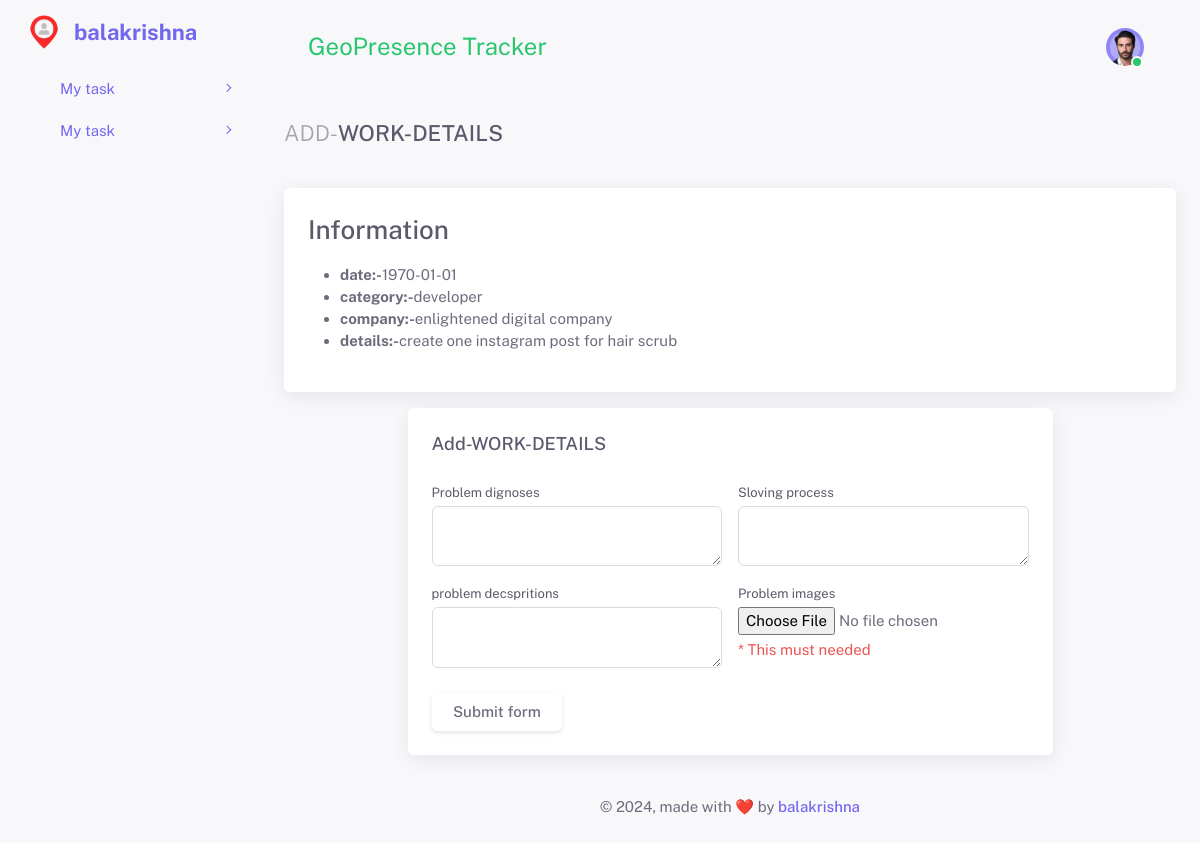
The page /add-details.php?id=enlightened digital company (signed in) on the database its author committed.
### tables this page shows
CREATE TABLE `taskdata` (
  `id` int(11) NOT NULL,
  `date` date NOT NULL,
  `time` time NOT NULL,
  `category` varchar(111) NOT NULL,
  `company` varchar(244) NOT NULL,
  `employee` varchar(244) NOT NULL,
  `details` varchar(299) NOT NULL,
  `flag` int(11) NOT NULL DEFAULT 0
);

### add-details.php (the view, shortened to what this page needs)
<!DOCTYPE html>
<html lang="en" class="light-style layout-navbar-fixed layout-menu-fixed layout-compact " dir="ltr" data-theme="theme-default" data-assets-path="assets/" data-template="vertical-menu-template">
<head>
    <link rel="stylesheet" href="assets/vendor/fonts/fontawesome.css" />
    <link rel="stylesheet" href="assets/vendor/fonts/tabler-icons.css" />
    <link rel="stylesheet" href="assets/vendor/fonts/flag-icons.css" />
    <link rel="stylesheet" href="assets/vendor/css/rtl/core.css" class="template-customizer-core-css" />
    <link rel="stylesheet" href="assets/css/demo.css" />
    <link rel="stylesheet" href="assets/vendor/libs/node-waves/node-waves.css" />
    <link rel="stylesheet" href="assets/vendor/libs/perfect-scrollbar/perfect-scrollbar.css" />
    <link rel="stylesheet" href="assets/vendor/libs/typeahead-js/typeahead.css" />
    <link rel="stylesheet" href="assets/vendor/libs/flatpickr/flatpickr.css" />
    <link rel="stylesheet" href="assets/vendor/libs/animate-css/animate.css" />
    <link rel="stylesheet" href="assets/vendor/libs/select2/select2.css" />
    <link rel="stylesheet" href="assets/vendor/libs/sweetalert2/sweetalert2.css" />
</head>
<body>
    <div class="layout-wrapper layout-content-navbar  ">
        <div class="layout-container">
            <?php include 'menu.php'; ?>
            <div class="layout-page">
                <?php include 'search-bar.php'; ?>
                <div class="content-wrapper">
                    <div class="container-xxl flex-grow-1 container-p-y">
                        <h4 class="py-3 mb-4"><span class="text-muted fw-light">ADD-</span>WORK-DETAILS</h4>
                        <?php
                        include 'config.php';
                        $name = $_GET['id'];
                        $sql = "SELECT * FROM `taskdata` WHERE `company` = '{$name}' ";
                        $result = mysqli_query($con, $sql);
                        $data = mysqli_fetch_assoc($result);
                        ?>
                        <div class="card mb-3 ">
                            <div class="card-body">
                                <h3>Information</h3>
                                <ul>
                                    <li><b>date:-</b><?php echo $data['date'] ?></li>
                                    <li><b>category:-</b><?php echo $data['category'] ?></li>
                                    <li><b>company:-</b><?php echo $data['company'] ?></li>
                                    <li><b>details:-</b><?php echo $data['details'] ?></li>
                                </ul>
                            </div>
                        </div>
                        <div class="row w-75 m-auto ">
                            <div class="col-xl">
                                <div class="card mb-4">
                                    <div class="card-header d-flex justify-content-between align-items-center">
                                        <h5 class="mb-0">Add-WORK-DETAILS</h5> <small class="text-muted float-end"></small>
                                    </div>
                                    <div class="card-body">
                                        <form class="row g-3 needs-validation" novalidate autocomplete="off" id="submit-form" >
                                            <div class="col-md-6">
                                                <label for="validationCustom01" class="form-label">Problem dignoses</label>
                                                <textarea type="text" class="form-control" name="pdignoses" id="fname" placeholder="mark" required> </textarea>
                                            </div>
                                            <div class="col-md-6">
                                                <label for="validationCustom01" class="form-label">Sloving process</label>
                                                <textarea type="text" class="form-control" name="pprocess" id="fname" placeholder="mark" required> </textarea>
                                            </div>
                                            <div class="col-md-6">
                                                <label for="validationCustom01" class="form-label">problem decspritions</label>
                                                <textarea type="text" class="form-control" name="pdecspritions" id="fname" placeholder="mark" required> </textarea>
                                            </div>
                                            <div class="col-md-6">
                                                <label for="validationCustom01" class="form-label">Problem images</label><br>
                                                <input type="file" name="image" id="">
                                                <p class="text-danger mt-1 ">* This must needed</p>
                                            </div>
                                            <div class="col-12">
                                                <button class="btn btn-primary" name="submit" id="btn-a" type="submit" >Submit form</button>
                                            </div>
                                        </form>
                                    </div>
                                </div>
                            </div>
                        </div>
                        <?php include 'footer.php'; ?>
                    </div>
                </div>
            </div>
        </div>
</body>
</html>

### assets/css/demo.css (style rules this page uses)
.layout-navbar-fixed .layout-wrapper:not(.layout-without-menu) .layout-page { padding-top: 64px !important; }
.layout-navbar-fixed .layout-wrapper:not(.layout-horizontal):not(.layout-without-menu) .layout-page { padding-top: 78px !important; }

### rows shown on the page
taskdata: date "1970-01-01", category "developer", company "enlightened digital company", details "create one instagram post for hair scrub"

### other values the page prints
$_SESSION['uname'] "balakrishna"
